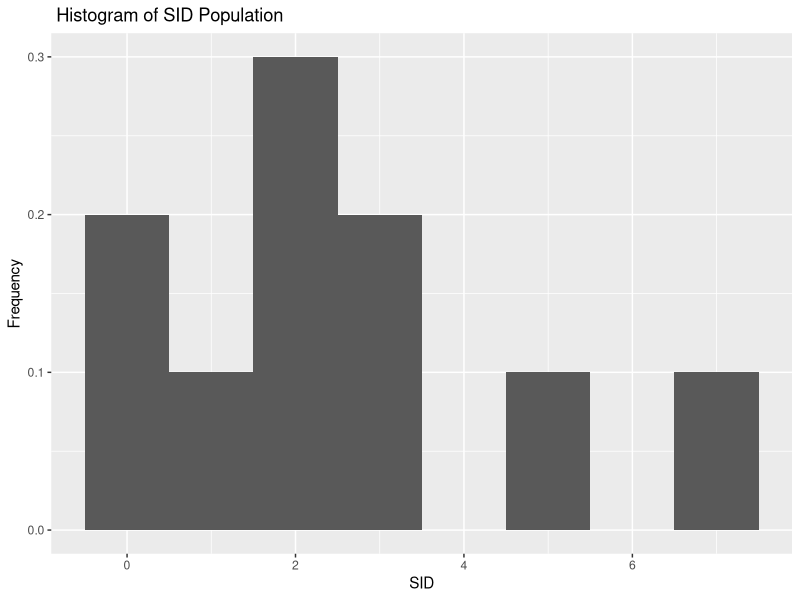
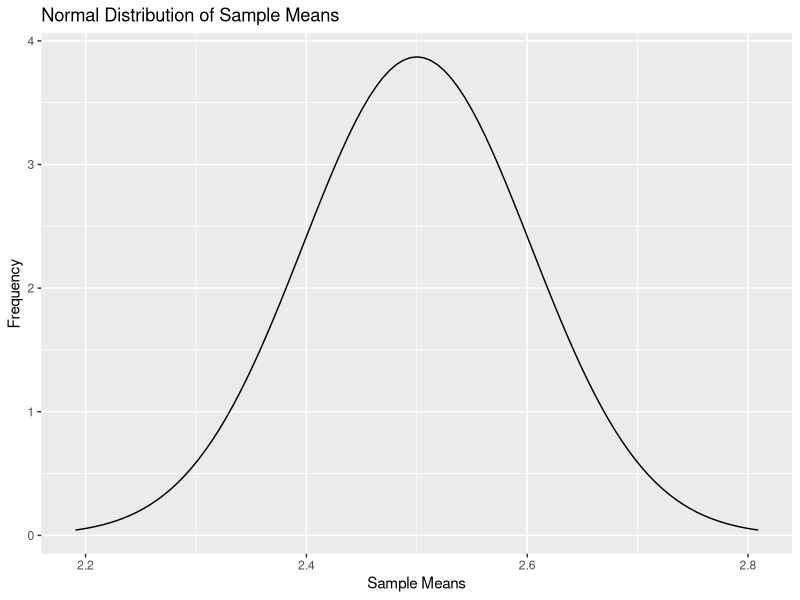
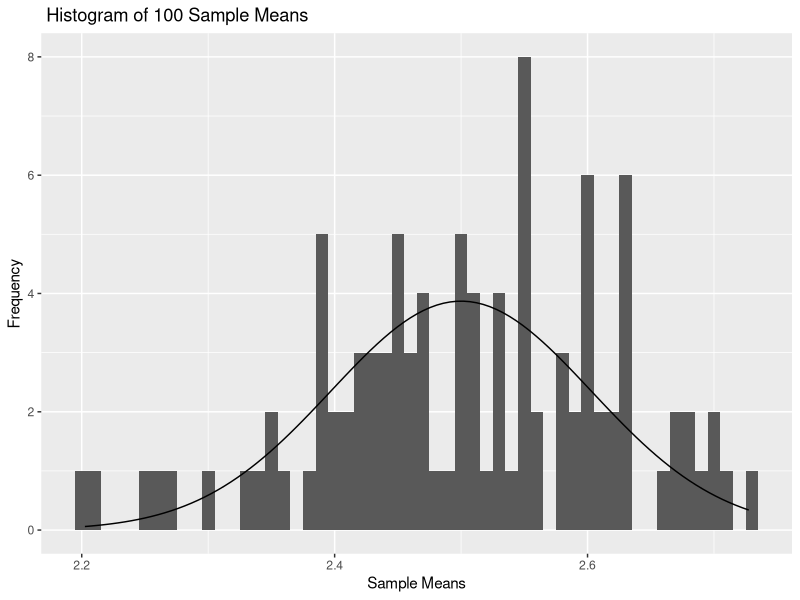
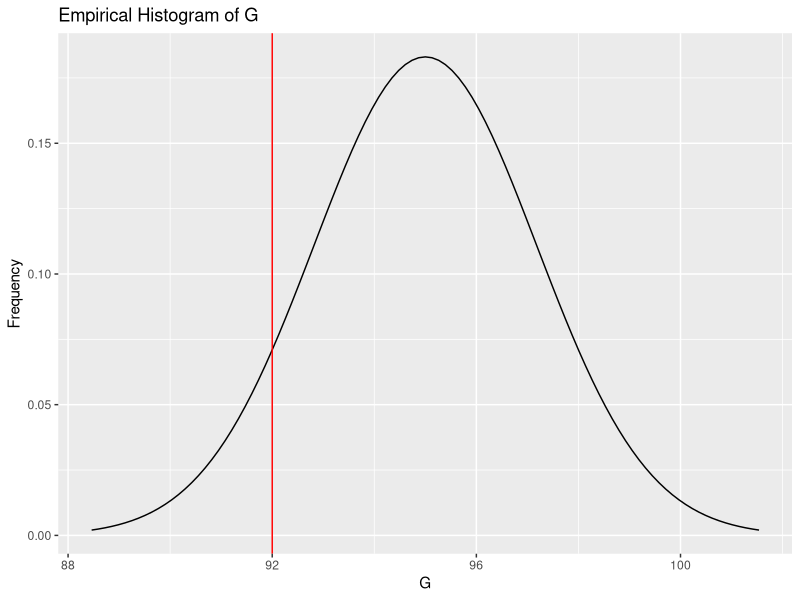

Recreate these plots in R, in order.
## ---- chunk 1
n <- seq(0.5, 2.5, by = 0.5)

2 * (1-pnorm(n/1.04))
## ---- chunk 2
e <- exp(1)
n <- 0:13
frequency <- c(14, 30, 36, 68, 43, 43, 30, 14, 10, 6, 4, 1, 1, 0)
observed <- n * frequency # to get observed values
lambda <- sum(observed) / 300 #to get lambda required for poisson 
p <- ( (e^(-lambda)) * (lambda ^ n) ) / factorial(n) #p(x) for poisson
expected <- p * 300 #to get expected values for each number arrivals in an interval
expected

## ---- chunk 3
library(ggplot2)
pop <- data.frame(sid = c(3, 0, 3, 2, 1, 0, 5, 2, 7, 2))

#draw the histogram of the population
pop_hist <- ggplot(pop, aes(x = sid)) + geom_histogram(aes(y = ..density..), binwidth = 1) +   
  labs(title = " Histogram of SID Population", x = "SID", y = "Frequency")


pop_hist

#find mean
pop_mean <- mean(pop$sid)

#because R calculates sd using denominator n-1, 
#to get the population sd, I need to multiply by 
#sqrt(n-1 / n) where n = 10 because population has 10 digits
pop_sd <- sd(pop$sid) * sqrt(9/10) 


pop_mean
pop_sd

## ---- chunk 4
#take a sample of 400 with replacement

expectation <- pop_mean #expectation of sample mean is population mean
expectation

SE <- pop_sd / sqrt(400) #standard error = population sd / sqrt(n)
SE 

plot_3g <- ggplot(data.frame(x = c(expectation - 3*SE, expectation + 3*SE )), aes(x)) + 
  stat_function(fun = dnorm, args = list(mean = expectation, sd = SE)) + 
  labs(title = "Normal Distribution of Sample Means", x = "Sample Means", y = "Frequency")

plot_3g


## ---- chunk 5

mean100 <- 0
se100 <- 0
for(i in 1:100) {
  mean100[i] <- mean(sample(pop$sid, size = 400, replace = TRUE))
}

sample100 <- data.frame(hundred_sample_mean = mean100)

plot_3h <- ggplot(sample100, aes(x = hundred_sample_mean)) + 
  geom_histogram(binwidth = 0.01) + 
  stat_function(fun = dnorm, args = list(mean = expectation, sd = SE)) + 
  labs(title = " Histogram of 100 Sample Means", x = "Sample Means", y = "Frequency")


plot_3h

## ---- chunk 6


CI <- 0

for(i in 1:100) {
  CI[(2*i) - 1] <- mean100[i] - qnorm(0.975) * SE #left side of CI
  CI[(2*i)] <- mean100[i] + qnorm(0.975) * SE #right side of CI
}


#number of intervals contain population mean: 

count <- 0
for(i in 1:100) {
  if(expectation >= CI[(2*i)-1] & expectation <= CI[(2*i)]) {
    count[i] <- 1
  } else {
    count[i] <- 0
  } 
}

num_interval <- sum(count) 
num_interval

## ---- chunk 7

# G ~ Bin(0.95, 100) 
n <- 100
p <- 0.95
g_expectation <- n * p
g_expectation #E(G)

g_se <- sqrt((n*p) * (1-p))
g_se #SE(G) is sd of bin(0.95, 100)

#Here, n = 100 is large, and since p is not close to zero, 
#empirical histogram of this distribution will look like a normal approximation by CLT.

plot_3j <- ggplot(data.frame(x = c(g_expectation - 3*g_se, g_expectation + 3*g_se )), aes(x)) + 
  stat_function(fun = dnorm, args = list(mean = g_expectation, sd = g_se)) + 
  geom_vline(xintercept = num_interval, color = "red") +   
  labs(title = "Empirical Histogram of G", x = "G", y = "Frequency")


plot_3j

#The mark is not in the surprising place because the value from the sample is near E(G), 
#which is what we would expect. 
